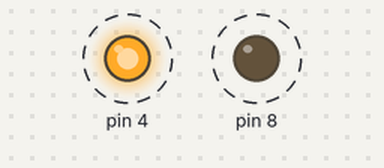
Bench run of a sketch on a simulated Arduino Uno, built with avr-gcc and run on an emulated ATmega328P. Shown: output pins drawn as LEDs (lit = HIGH). Dashed ring = blinking.

Above: at 0.2 s.
Timing chart, 0 to 4.6 s (numbered marks = the images above):
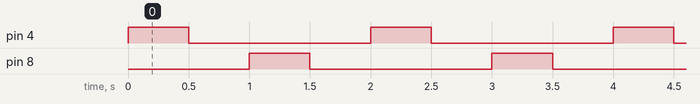

The sketch:

_3rd_1st.ino
```cpp
void setup() {

pinMode(4,OUTPUT);
pinMode(8,OUTPUT);
}

void loop() {
  digitalWrite(4,HIGH);
  delay(500);
  digitalWrite(4,LOW);
  delay(500);
  digitalWrite(8,HIGH);
  delay(500);
  digitalWrite(8,LOW);
  delay(500);

}
```

Measured:
- by itself, pin 4, pin 8: alternates HIGH for 0.50 s and LOW for 1.5 s
- by itself, everything shown: repeats every 2.0 s, in 4 steps
